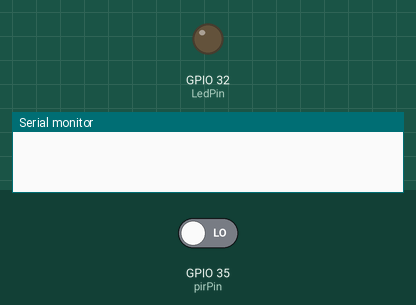
Recording of a sketch running on a simulated ESP32. Parts: output pins drawn as LEDs (lit = HIGH), the last lines printed to the serial monitor. The inputs (shaded band) are chosen by the test bench; at power-on: GPIO 35 (pirPin) LOW.

Above: at 1.2 s.
1.3 s: GPIO 35 (pirPin) driven HIGH
At 1.8 s:
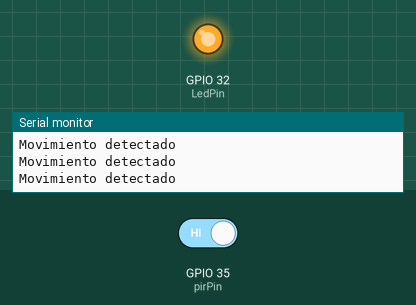
2.8 s: GPIO 35 (pirPin) driven LOW
At 3.1 s:
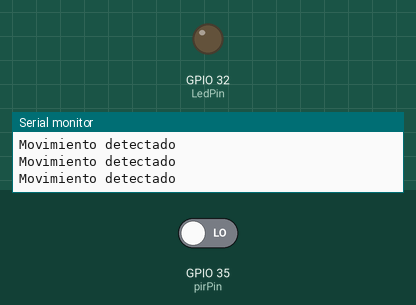
Timing chart, 0 to 5.8 s (numbered marks = the images above; inputs shaded):
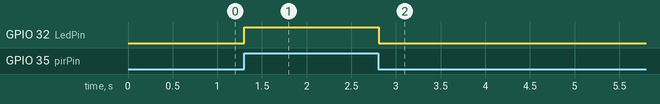

Measured:
- after the input at 1.3 s, GPIO 32 (LedPin): LOW → HIGH at once
- after the input at 2.8 s, GPIO 32 (LedPin): HIGH → LOW at once

The sketch:

ESP32_SensorPir.ino
```cpp
int pirPin = 35; // (en la imagen esta conectado a otro pin)
int LedPin = 32;

// El uso de un buzzer es opcional
// int buzzerPin = 4;

void setup()
{
  // defino funcion de pines
  pinMode(pirPin, INPUT);
  pinMode(LedPin, OUTPUT);
 //  pinMode(buzzerPin, OUTPUT);

 // inicializo comunicacion serie
  Serial.begin(115200);

}
void loop()
{
  if(digitalRead(pirPin) == HIGH)
  {
    digitalWrite(LedPin, HIGH);
    // digitalWrite(buzzerPin, HIGH);
    Serial.println("Movimiento detectado");
  }
  else
  {
    digitalWrite(LedPin, LOW);
    // digitalWrite(buzzer_pin, LOW);

  }
  delay(50);
}
```
